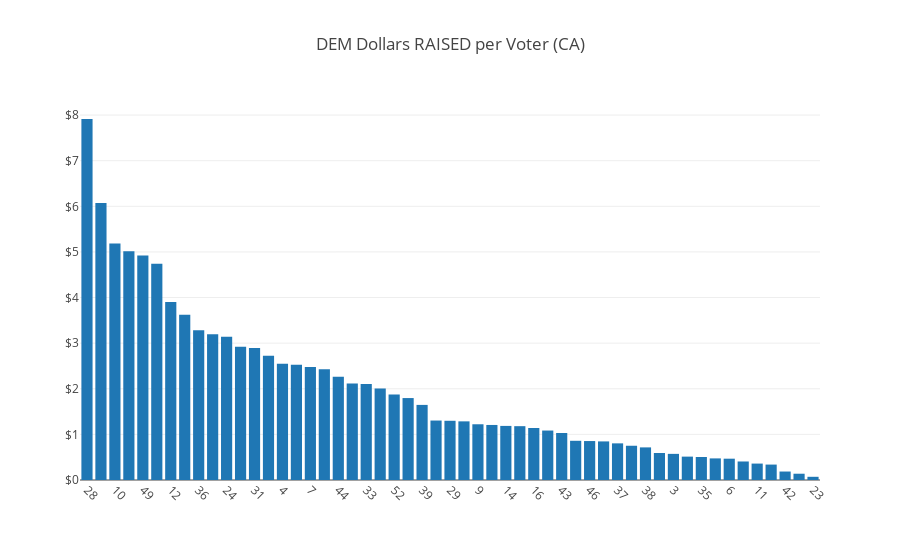
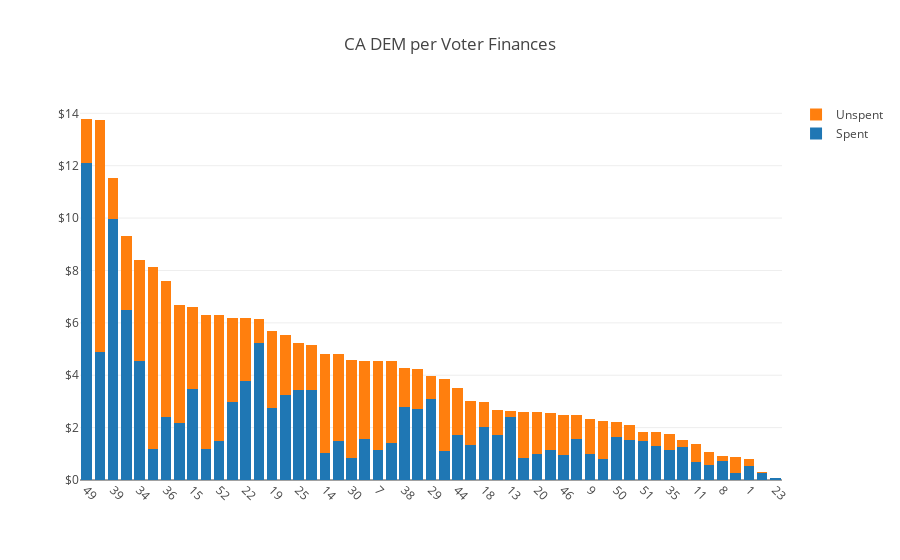
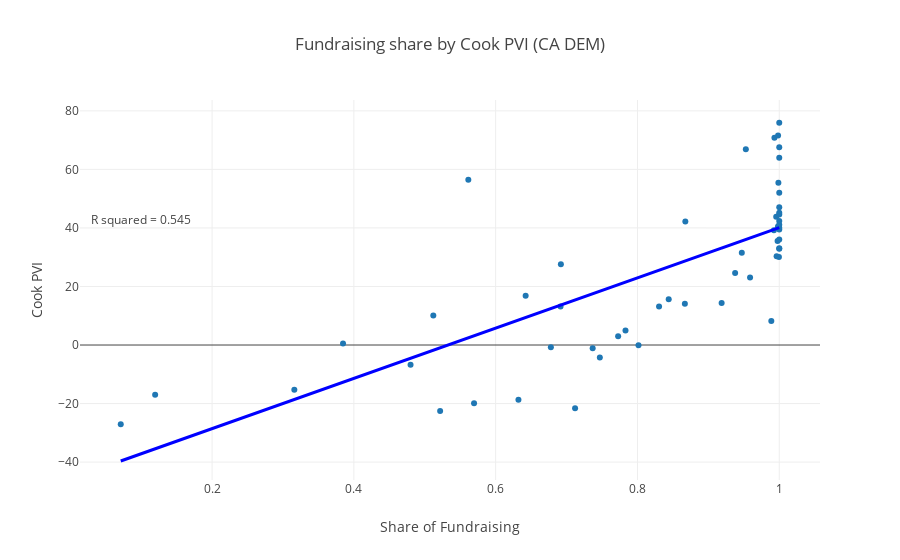
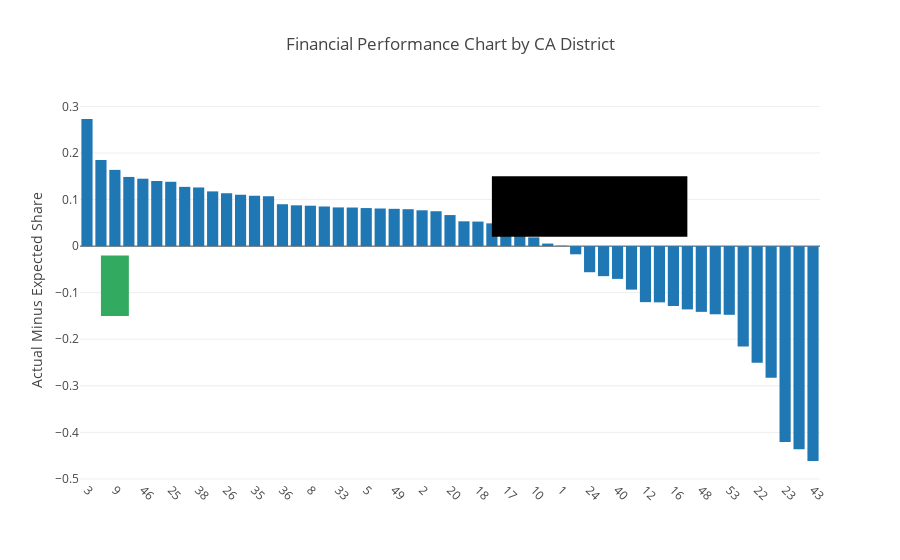

Here is the notebook cell these charts were saved with, in order:
### Markdown cell above
Now, let's say we want to generate all the graphs that we had in the March report in California. It's a simple one line instruction!

### Code cell
ca.gen_report()

### Figure 1 — Plotly figure (JSON) as saved in the notebook; plotly's stock layout.template omitted (floating-point values rounded to 4 significant figures)
{"data": [{"name": "Cash per voter", "type": "bar", "uid": "2b03815e-c51a-11e8-89a7-4a002c68f101", "x": ["28", "22", "10", "17", "49", "25", "12", "45", "36", "34", "24", "15", "31", "26", "4", "48", "7", "21", "44", "50", "33", "13", "52", "19", "39", "18", "29", "41", "9", "27", "14", "5", "16", "30", "43", "2", "46", "8", "37", "20", "38", "1", "3", "40", "35", "47", "6", "51", "11", "32", "42", "53", "23"], "y": [7.914, 6.071, 5.185, 5.015, 4.924, 4.744, 3.904, 3.621, 3.282, 3.196, 3.143, 2.924, 2.894, 2.726, 2.547, 2.528, 2.477, 2.427, 2.264, 2.116, 2.103, 2.007, 1.876, 1.796, 1.646, 1.304, 1.298, 1.286, 1.222, 1.207, 1.186, 1.18, 1.14, 1.084, 1.03, 0.8596, 0.8539, 0.8461, 0.8033, 0.7509, 0.7148, 0.5914, 0.5728, 0.5125, 0.5046, 0.4736, 0.4673, 0.4061, 0.36, 0.338, 0.1856, 0.1377, 0.07007]}], "layout": {"title": "DEM Dollars RAISED per Voter (CA)", "xaxis": {"tickangle": 45, "type": "category"}, "yaxis": {"hoverformat": "$.2f", "tickformat": "$"}}}

### Figure 2 — Plotly figure (JSON) as saved in the notebook; plotly's stock layout.template omitted (floating-point values rounded to 4 significant figures)
{"data": [{"name": "Spent", "type": "bar", "uid": "2b0f1136-c51a-11e8-89a7-4a002c68f101", "x": ["49", "28", "39", "12", "34", "26", "36", "31", "15", "27", "52", "5", "22", "48", "19", "10", "25", "17", "14", "33", "30", "16", "7", "24", "38", "45", "29", "21", "44", "43", "18", "4", "13", "3", "20", "2", "46", "6", "9", "47", "50", "41", "51", "37", "35", "40", "11", "53", "8", "32", "1", "42", "23"], "y": [12.11, 4.889, 9.955, 6.479, 4.557, 1.179, 2.424, 2.193, 3.458, 1.169, 1.486, 2.966, 3.764, 5.231, 2.758, 3.247, 3.422, 3.438, 1.035, 1.482, 0.8484, 1.583, 1.151, 1.415, 2.784, 2.71, 3.078, 1.094, 1.713, 1.338, 2.011, 1.703, 2.422, 0.8532, 0.9765, 1.144, 0.9735, 1.583, 0.9816, 0.8168, 1.653, 1.524, 1.498, 1.304, 1.128, 1.256, 0.6943, 0.5849, 0.7429, 0.259, 0.5381, 0.2695, 0.06021]}, {"name": "Unspent", "type": "bar", "uid": "2b0f1352-c51a-11e8-89a7-4a002c68f101", "x": ["49", "28", "39", "12", "34", "26", "36", "31", "15", "27", "52", "5", "22", "48", "19", "10", "25", "17", "14", "33", "30", "16", "7", "24", "38", "45", "29", "21", "44", "43", "18", "4", "13", "3", "20", "2", "46", "6", "9", "47", "50", "41", "51", "37", "35", "40", "11", "53", "8", "32", "1", "42", "23"], "y": [1.67, 8.837, 1.593, 2.823, 3.853, 6.968, 5.185, 4.479, 3.148, 5.147, 4.829, 3.229, 2.42, 0.9314, 2.914, 2.305, 1.826, 1.719, 3.775, 3.314, 3.723, 2.949, 3.38, 3.112, 1.477, 1.515, 0.906, 2.775, 1.799, 1.671, 0.9687, 0.9862, 0.1955, 1.747, 1.623, 1.423, 1.518, 0.8976, 1.344, 1.452, 0.5722, 0.5612, 0.3502, 0.543, 0.6328, 0.2568, 0.684, 0.4661, 0.1557, 0.6177, 0.2597, 0.02336, 0.01274]}], "layout": {"barmode": "stack", "title": "CA DEM per Voter Finances", "xaxis": {"tickangle": 45, "type": "category"}, "yaxis": {"hoverformat": "$.2f", "tickformat": "$"}}}

### Figure 3 — Plotly figure (JSON) as saved in the notebook; plotly's stock layout.template omitted (floating-point values rounded to 4 significant figures; data arrays with more than 128 entries replaced by an {"elided": "..."} marker saying what was removed)
{"data": [{"mode": "markers", "type": "scatter", "uid": "2b22172c-c51a-11e8-89a7-4a002c68f101", "x": {"elided": "5300 float values"}, "y": [14.33, -18.67, 4.967, 39.5, 27.63, 13.17, 42.2, -21.57, 40.03, -1.133, -6.733, 24.6, 30.03, -4.299, 66.87, 56.5, -17.0, 23.03, 63.97, -19.9, 0.5338, 33.07, 70.83, 2.967, 35.5, 67.6, 31.5, 32.87, 15.63, 36.03, 8.167, 55.47, 43.83, 30.3, 14.07, -0.09949, 13.17, -27.1, -15.3, 10.07, 42.4, 40.5, 45.2, 44.6, 47.1, 16.83, 39.23, 52.03, 75.93, 71.57, 41.1, -0.7662, -22.53]}, {"line": {"color": "blue", "width": 3}, "mode": "lines", "type": "scatter", "uid": "2b22198e-c51a-11e8-89a7-4a002c68f101", "x": [0.9187, 0.6321, 0.7831, 1, 0.692, 0.8305, 0.8675, 0.712, 1, 0.7368, 0.4799, 0.9378, 0.9995, 0.7469, 0.9529, 0.5614, 0.1197, 0.9588, 1, 0.5695, 0.3847, 1, 0.9932, 0.7727, 0.9977, 1, 0.9472, 1, 0.8441, 1, 0.9888, 0.9988, 0.9957, 0.9963, 0.8669, 0.8015, 0.6915, 0.07116, 0.316, 0.512, 1, 0.9982, 1, 1, 1, 0.6423, 0.9925, 1, 1, 0.9983, 1, 0.6778, 0.5217], "y": [33.11, 8.513, 21.47, 40.08, 13.65, 25.53, 28.72, 15.37, 40.08, 17.5, -4.545, 34.74, 40.04, 18.37, 36.04, 2.448, -35.46, 36.55, 40.08, 3.141, -12.72, 40.08, 39.5, 20.58, 39.88, 40.08, 35.55, 40.08, 26.7, 40.08, 39.12, 39.98, 39.71, 39.76, 28.66, 23.05, 13.61, -39.62, -18.61, -1.791, 40.08, 39.93, 40.08, 40.08, 40.08, 9.387, 39.44, 40.08, 40.08, 39.94, 40.08, 12.44, -0.9636]}], "layout": {"annotations": [{"showarrow": false, "text": "R squared = 0.545", "x": 0.1, "xref": "x", "y": 43, "yref": "y"}], "showlegend": false, "title": "Fundraising share by Cook PVI (CA DEM)", "xaxis": {"title": "Share of Fundraising"}, "yaxis": {"title": "Cook PVI"}}}

### Figure 4 — Plotly figure (JSON) as saved in the notebook; plotly's stock layout.template omitted (floating-point values rounded to 4 significant figures; data arrays with more than 128 entries replaced by an {"elided": "..."} marker saying what was removed)
{"data": [{"type": "bar", "uid": "2b429358-c51a-11e8-89a7-4a002c68f101", "x": ["3", "50", "9", "41", "46", "27", "25", "32", "38", "47", "26", "45", "35", "30", "36", "7", "8", "6", "33", "52", "5", "31", "49", "15", "2", "11", "20", "28", "18", "19", "17", "4", "10", "14", "1", "29", "24", "51", "40", "34", "12", "37", "16", "44", "48", "13", "53", "21", "22", "39", "23", "42", "43"], "y": {"elided": "5300 float values"}}], "layout": {"shapes": [{"fillcolor": "rgba(50, 171, 96, 1.0)", "line": {"width": 0}, "type": "rect", "x0": "3", "x1": "1", "xref": "x", "y0": -0.15, "y1": -0.02, "yref": "y"}, {"fillcolor": "rgba(0,0,0, 1.0)", "line": {"width": 0}, "type": "rect", "x0": "29", "x1": "43", "xref": "x", "y0": 0.02, "y1": 0.15, "yref": "y"}], "title": "Financial Performance Chart by CA District", "xaxis": {"tickangle": 45, "type": "category"}, "yaxis": {"tickformat": "%f%", "title": "Actual Minus Expected Share"}}}
